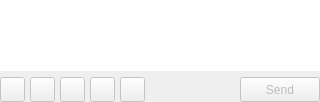
<?xml version="1.0" encoding="UTF-8"?>
<ui version="4.0">
 <class>ModuleD</class>
 <widget class="QFrame" name="ModuleD">
  <property name="geometry">
   <rect>
    <x>0</x>
    <y>0</y>
    <width>320</width>
    <height>102</height>
   </rect>
  </property>
  <property name="windowTitle">
   <string>Frame</string>
  </property>
  <layout class="QVBoxLayout" name="verticalLayout" stretch="9,1">
   <property name="leftMargin">
    <number>0</number>
   </property>
   <property name="topMargin">
    <number>0</number>
   </property>
   <property name="rightMargin">
    <number>0</number>
   </property>
   <property name="bottomMargin">
    <number>0</number>
   </property>
   <item>
    <widget class="QTextEdit" name="textEdit">
     <property name="frameShape">
      <enum>QFrame::NoFrame</enum>
     </property>
    </widget>
   </item>
   <item>
    <layout class="QHBoxLayout" name="horizontalLayout" stretch="0,0,0,0,0,0,0">
     <property name="spacing">
      <number>5</number>
     </property>
     <item>
      <widget class="QPushButton" name="pushButton_5">
       <property name="enabled">
        <bool>false</bool>
       </property>
       <property name="sizePolicy">
        <sizepolicy hsizetype="Minimum" vsizetype="Minimum">
         <horstretch>0</horstretch>
         <verstretch>0</verstretch>
        </sizepolicy>
       </property>
       <property name="minimumSize">
        <size>
         <width>25</width>
         <height>25</height>
        </size>
       </property>
       <property name="maximumSize">
        <size>
         <width>25</width>
         <height>25</height>
        </size>
       </property>
       <property name="toolTip">
        <string>open share dialog</string>
       </property>
       <property name="text">
        <string/>
       </property>
      </widget>
     </item>
     <item>
      <widget class="QPushButton" name="pushButton_6">
       <property name="enabled">
        <bool>false</bool>
       </property>
       <property name="sizePolicy">
        <sizepolicy hsizetype="Minimum" vsizetype="Minimum">
         <horstretch>0</horstretch>
         <verstretch>0</verstretch>
        </sizepolicy>
       </property>
       <property name="minimumSize">
        <size>
         <width>25</width>
         <height>25</height>
        </size>
       </property>
       <property name="maximumSize">
        <size>
         <width>25</width>
         <height>25</height>
        </size>
       </property>
       <property name="text">
        <string/>
       </property>
      </widget>
     </item>
     <item>
      <widget class="QPushButton" name="pushButton_7">
       <property name="enabled">
        <bool>false</bool>
       </property>
       <property name="sizePolicy">
        <sizepolicy hsizetype="Minimum" vsizetype="Minimum">
         <horstretch>0</horstretch>
         <verstretch>0</verstretch>
        </sizepolicy>
       </property>
       <property name="minimumSize">
        <size>
         <width>25</width>
         <height>25</height>
        </size>
       </property>
       <property name="maximumSize">
        <size>
         <width>25</width>
         <height>25</height>
        </size>
       </property>
       <property name="text">
        <string/>
       </property>
      </widget>
     </item>
     <item>
      <widget class="QPushButton" name="pushButton_8">
       <property name="enabled">
        <bool>false</bool>
       </property>
       <property name="sizePolicy">
        <sizepolicy hsizetype="Minimum" vsizetype="Minimum">
         <horstretch>0</horstretch>
         <verstretch>0</verstretch>
        </sizepolicy>
       </property>
       <property name="minimumSize">
        <size>
         <width>25</width>
         <height>25</height>
        </size>
       </property>
       <property name="maximumSize">
        <size>
         <width>25</width>
         <height>25</height>
        </size>
       </property>
       <property name="text">
        <string/>
       </property>
      </widget>
     </item>
     <item>
      <widget class="QPushButton" name="pushButton_9">
       <property name="enabled">
        <bool>false</bool>
       </property>
       <property name="sizePolicy">
        <sizepolicy hsizetype="Minimum" vsizetype="Minimum">
         <horstretch>0</horstretch>
         <verstretch>0</verstretch>
        </sizepolicy>
       </property>
       <property name="minimumSize">
        <size>
         <width>25</width>
         <height>25</height>
        </size>
       </property>
       <property name="maximumSize">
        <size>
         <width>25</width>
         <height>25</height>
        </size>
       </property>
       <property name="text">
        <string/>
       </property>
      </widget>
     </item>
     <item>
      <spacer name="horizontalSpacer">
       <property name="orientation">
        <enum>Qt::Horizontal</enum>
       </property>
       <property name="sizeHint" stdset="0">
        <size>
         <width>40</width>
         <height>20</height>
        </size>
       </property>
      </spacer>
     </item>
     <item>
      <widget class="QPushButton" name="pushButton_4">
       <property name="enabled">
        <bool>false</bool>
       </property>
       <property name="sizePolicy">
        <sizepolicy hsizetype="Minimum" vsizetype="Minimum">
         <horstretch>0</horstretch>
         <verstretch>0</verstretch>
        </sizepolicy>
       </property>
       <property name="minimumSize">
        <size>
         <width>0</width>
         <height>25</height>
        </size>
       </property>
       <property name="text">
        <string>Send</string>
       </property>
      </widget>
     </item>
    </layout>
   </item>
  </layout>
 </widget>
 <resources/>
 <connections/>
</ui>
